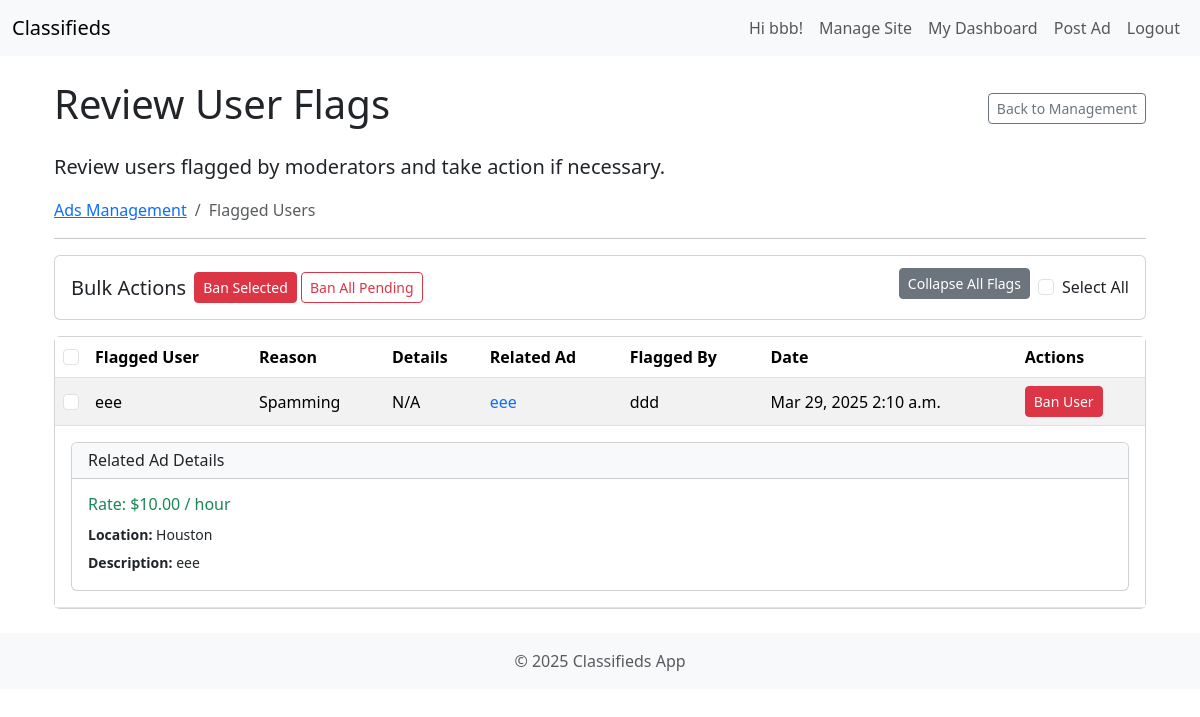
/manage/flags/ (signed in), run on the app's committed database.
### listings/models.py (models this page shows, shortened)
class UserFlag(models.Model):
   REASON_SPAM = 'SPAM'
   REASON_SCAM = 'SCAM'
   REASON_HACK = 'HACK'
   REASON_OTHER = 'OTHER'
   REASON_CHOICES = [
       (REASON_SPAM, 'Spamming'),
       (REASON_SCAM, 'Scamming / Fraud'),
       (REASON_HACK, 'Hacking / Malicious Activity'),
       (REASON_OTHER, 'Other (See Details)'),
   ]
   STATUS_PENDING = 'PENDING'
   STATUS_RESOLVED = 'RESOLVED'
   STATUS_CHOICES = [
       (STATUS_PENDING, 'Pending Review'),
       (STATUS_RESOLVED, 'Resolved'),
   ]
   flagged_user = models.ForeignKey(
       User,
       on_delete=models.CASCADE,
       related_name='flags_received',
       help_text="The user being reported."
   )
   moderator = models.ForeignKey(
       User,
       on_delete=models.SET_NULL, # Keep flag even if moderator account deleted
       null=True,
       related_name='flags_submitted',
       help_text="The moderator who submitted this flag."
   )
   reason = models.CharField(
       max_length=10,
       choices=REASON_CHOICES,
       help_text="The primary reason for flagging this user."
   )
   details = models.TextField(
       blank=True,
       help_text="Provide specific details, especially if 'Other' reason is selected."
   )
   created_at = models.DateTimeField(auto_now_add=True)
   status = models.CharField(
       max_length=10,
       choices=STATUS_CHOICES,
       default=STATUS_PENDING,
       db_index=True # Index for faster filtering
   )
   class Meta:
       ordering = ['-created_at'] # Show newest flags first
       verbose_name = "User Flag"
       verbose_name_plural = "User Flags"

class Ad(models.Model):
    STATUS_PENDING = 'pending'
    STATUS_APPROVED = 'approved'
    STATUS_DENIED = 'denied'
    STATUS_CHOICES = [
        (STATUS_PENDING, 'Pending Approval'),
        (STATUS_APPROVED, 'Approved'),
        (STATUS_DENIED, 'Denied'),
    ]
    PRICE_TYPE_FIXED = 'fixed'
    PRICE_TYPE_PER_HOUR = 'per_hour'
    PRICE_TYPE_NEGOTIABLE = 'negotiable'
    PRICE_TYPE_FREE = 'free' # Added Free as an option
    PRICE_TYPE_CHOICES = [
        (PRICE_TYPE_FIXED, 'Fixed Price'),
        (PRICE_TYPE_PER_HOUR, 'Per Hour'),
        (PRICE_TYPE_NEGOTIABLE, 'Negotiable'),
        (PRICE_TYPE_FREE, 'Free'),
    ]
    title = models.CharField(max_length=200)
    description = models.TextField()
    price_type = models.CharField(
        max_length=10,
        choices=PRICE_TYPE_CHOICES,
        default=PRICE_TYPE_FIXED
    )
    price = models.DecimalField(max_digits=10, decimal_places=2, blank=True, null=True) # Keep allowing null
    location = models.CharField(max_length=150, blank=True, null=True)
    category = models.ForeignKey(Category, on_delete=models.SET_NULL, null=True, related_name='ads')
    subcategory = models.ForeignKey(SubCategory, on_delete=models.SET_NULL, null=True, related_name='ads')
    author = models.ForeignKey(User, on_delete=models.CASCADE, related_name='ads')
    status = models.CharField(max_length=10, choices=STATUS_CHOICES, default=STATUS_PENDING)
    created_at = models.DateTimeField(auto_now_add=True)
    updated_at = models.DateTimeField(auto_now=True)
    class Meta:
        ordering = ['-created_at'] # Show newest ads first by default

### listings/views.py (the view, shortened to what this page needs)
# urls.py: path('manage/flags/', FlaggedUserListView.as_view(), name='flagged_user_list'), # Add flag review URL
class FlaggedUserListView(SuperuserRequiredMixin, ListView):
    model = UserFlag
    template_name = 'listings/admin/flagged_user_list.html' # Need to create this template
    context_object_name = 'flags'
    paginate_by = 20
    def get_queryset(self):
        flags = UserFlag.objects.filter(status=UserFlag.STATUS_PENDING)\
               .select_related('flagged_user', 'moderator')\
               .order_by('-created_at')
        for flag in flags:
            time_threshold = 60  # seconds
            related_ads = Ad.objects.filter(
                author=flag.flagged_user,
                status=Ad.STATUS_DENIED,
                updated_at__range=(
                    flag.created_at - timedelta(seconds=time_threshold),
                    flag.created_at + timedelta(seconds=time_threshold)
                )
            ).order_by('-updated_at')
            flag.related_ad = related_ads.first() if related_ads.exists() else None
        return flags

### templates/listings/admin/flagged_user_list.html (shortened to what this page needs)
{% extends "base.html" %}
{% block content %}
<div class="container mt-4">
    <div class="d-flex justify-content-between align-items-center mb-3 flex-wrap">
        <h1>Review User Flags</h1>
        <a href="{% url 'ads_management' %}" class="btn btn-outline-secondary btn-sm">Back to Management</a>
    </div>
    <p class="lead">Review users flagged by moderators and take action if necessary.</p>
    <nav aria-label="breadcrumb">
        <ol class="breadcrumb">
            <li class="breadcrumb-item"><a href="{% url 'ads_management' %}">Ads Management</a></li>
            <li class="breadcrumb-item active" aria-current="page">Flagged Users</li>
        </ol>
    </nav>
    <hr>
    {% if not flags %}
         <div class="alert alert-info text-center">
             There are currently no pending user flags to review.
         </div>
    {% else %}
        <form method="post" id="flag-review-form">
            <div class="card mb-3">
                <div class="card-body">
                    <div class="row g-2 align-items-center">
                        <div class="col-md-auto">
                             <h5 class="card-title mb-0">Bulk Actions</h5>
                        </div>
                         <div class="col-md">
                            <div class="d-grid gap-2 d-md-block">
                                <button type="submit" name="action" value="ban_selected" class="btn btn-sm btn-danger" onclick="return confirm('Are you sure you want to ban users associated with the selected flags?')">
                                     Ban Selected
                                </button>
                                <button type="submit" name="action" value="ban_all_pending" class="btn btn-sm btn-outline-danger" onclick="return confirm('Are you sure you want to ban ALL users associated with pending flags?')">
                                     Ban All Pending
                                </button>
                            </div>
                        </div>
                        <div class="col-12 col-md-auto mt-2 mt-md-0">
                            <button type="button" id="toggle-all-details" class="btn btn-sm btn-secondary">Collapse All Flags</button>
                        </div>
                        <div class="col-12 col-md-auto d-none d-md-block">
                             <div class="form-check">
                                 <input type="checkbox" id="select-all-table" class="form-check-input flag-select-all">
                                 <label for="select-all-table" class="form-check-label">Select All</label>
                             </div>
                        </div>
                    </div>
                </div>
            </div>
            <div class="card d-none d-md-block mb-3">
                <div class="card-body p-0">
                    <div class="table-responsive">
                        <table class="table table-striped table-hover mb-0 align-middle">
                            <thead>
                                <tr>
                                    <th style="width: 1%;"><input type="checkbox" id="select-all-proxy-table" class="form-check-input flag-select-all"></th>
                                    <th>Flagged User</th>
                                    <th>Reason</th>
                                    <th>Details</th>
                                    <th>Related Ad</th>
                                    <th>Flagged By</th>
                                    <th>Date</th>
                                    <th>Actions</th>
                                </tr>
                            </thead>
                            <tbody>
                                {% for flag in flags %}
                                    <tr class="flag-row-main"
                                        data-bs-toggle="collapse"
                                        data-bs-target="#details-{{ flag.pk }}"
                                        aria-expanded="true"
                                        aria-controls="details-{{ flag.pk }}"
                                        style="cursor: pointer;">
                                        <td onclick="event.stopPropagation();"><input type="checkbox" name="selected_flags" value="{{ flag.pk }}" class="form-check-input flag-checkbox"></td>
                                        <td>{{ flag.flagged_user.username }}</td>
                                        <td>{{ flag.get_reason_display }}</td>
                                        <td>{{ flag.details|default:"N/A"|truncatechars:50 }}</td>
                                        <td>
                                            {% if flag.related_ad %}
                                                <a href="{% url 'ad_detail' flag.related_ad.pk %}" class="text-decoration-none" title="View ad details" onclick="event.stopPropagation();">
                                                    {{ flag.related_ad.title|truncatechars:30 }}
                                                </a>
                                            {% else %}
                                                <span class="text-muted">No related ad</span>
                                            {% endif %}
                                        </td>
                                        <td>{{ flag.moderator.username|default:"N/A" }}</td>
                                        <td>{{ flag.created_at|date:"M d, Y P" }}</td>
                                        <td onclick="event.stopPropagation();">
                                            <button type="button" class="btn btn-sm btn-danger ban-single-btn" data-flag-id="{{ flag.pk }}" title="Ban {{ flag.flagged_user.username }}"
                                                    onclick="return confirm('Are you sure you want to ban user {{ flag.flagged_user.username }} based on this flag?')">
                                                 Ban User
                                            </button>
                                        </td>
                                    </tr>
                                    <tr class="flag-row-details collapse show flag-details-collapse" id="details-{{ flag.pk }}">
                                        <td colspan="8" class="p-3">
                                            {% if flag.related_ad %}
                                                <div class="card">
                                                    <div class="card-header bg-light">
                                                        <h6 class="mb-0">Related Ad Details</h6>
                                                    </div>
                                                    <div class="card-body">
                                                        <h6 class="text-success">
                                                            {% if flag.related_ad.price_type == 'per_hour' %}Rate: ${{ flag.related_ad.price|floatformat:2 }} / hour{% endif %}
                                                        </h6>
                                                        {% if flag.related_ad.location %}<p class="mb-1"><small><strong>Location:</strong> {{ flag.related_ad.location }}</small></p>{% endif %}
                                                        <p class="mb-0"><small><strong>Description:</strong> {{ flag.related_ad.description|linebreaksbr }}</small></p>
                                                    </div>
                                                </div>
                                            {% else %}
                                                <div class="alert alert-info mb-0">
                                                    No related ad found for this flag. The ad may have been deleted or the flag was created manually.
                                                </div>
                                            {% endif %}
                                        </td>
                                    </tr>
                                {% endfor %}
                            </tbody>
                        </table>
                    </div>
                </div>
            </div>
        </form>
    {% endif %}
</div>
{% endblock content %}

### templates/base.html (shortened to what this page needs)
<!doctype html>
<html lang="en">
{% load static %}
<head>
    <link href="https://cdn.jsdelivr.net/npm/bootstrap@5.3.3/dist/css/bootstrap.min.css" rel="stylesheet">
</head>
<body>
    <nav class="navbar navbar-expand-lg navbar-light bg-light mb-4">
        <div class="container-fluid">
            <a class="navbar-brand" href="{% url 'home' %}">Classifieds</a>
            <div class="collapse navbar-collapse" id="navbarNav">
                <ul class="navbar-nav ms-auto">
                    {% if user.is_authenticated %}
                        <li class="nav-item">
                            <span class="nav-link">Hi {{ user.username }}!</span>
                        </li>
                        {% if user.is_superuser or user.is_moderator %}
                        <li class="nav-item">
                            {% if user.is_superuser %}
                                <a class="nav-link" href="{% url 'ads_management' %}">Manage Site</a>
                            {% else %}
                                <a class="nav-link" href="{% url 'admin_ad_list' %}">Manage Ads</a>
                            {% endif %}
                        </li>
                        {% endif %}
                        <li class="nav-item">
                            <a class="nav-link" href="{% url 'user_dashboard' %}">My Dashboard</a>
                        </li>
                        <li class="nav-item">
                            <a class="nav-link" href="{% url 'ad_create' %}">Post Ad</a>
                        </li>
                        <li class="nav-item">
                            <form method="post" action="{% url 'logout' %}">
                                <button type="submit" class="btn btn-link nav-link">Logout</button>
                            </form>
                        </li>
                    {% endif %}
                </ul>
            </div>
        </div>
    </nav>
    <main class="container">
        {% block content %}{% endblock content %}
    </main>
    <footer class="mt-4 py-3 bg-light text-center">
        <div class="container">
            <span class="text-muted">© {% now "Y" %} Classifieds App</span>
        </div>
    </footer>
</body>
</html>

### data on the page
UserFlag: flagged_user.username "eee", reason "Spamming", details "N/A", related_ad "eee", moderator.username "ddd", created_at "Mar 29, 2025 2:10 a.m.", related_ad.price "10.00", related_ad.location "Houston", related_ad.description "eee"

### other printed values
{{ user.username }} "bbb"
